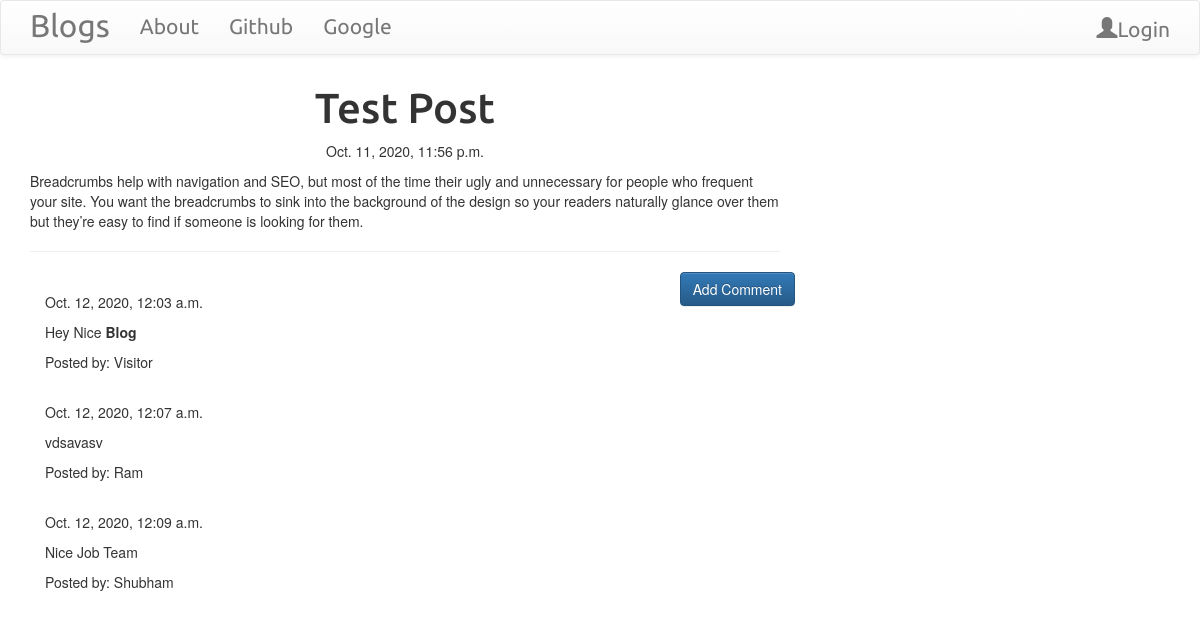
/post/1, run on the app's committed database.
### blog/models.py (models this page shows, shortened)
class Post(models.Model):
    author = models.ForeignKey('auth.User', on_delete=models.CASCADE)
    title = models.CharField(max_length=200)
    text = models.TextField()
    created_date = models.DateTimeField(default=timezone.now)
    published_date = models.DateTimeField(blank=True, null=True)

class Comment(models.Model):
    post = models.ForeignKey('blog.Post', on_delete=models.CASCADE, related_name='comments')
    author = models.CharField(max_length=200)
    text = models.TextField()
    created_date = models.DateTimeField(default=timezone.now)
    approved_comment = models.BooleanField(default=False)

### blog/views.py (the view)
# urls.py: path('post/<int:pk>', views.PostDetailView.as_view(), name='post_detail'),
class PostDetailView(DetailView):
    model = Post

### blog/templates/blog/post_detail.html (shortened to what this page needs)
{% extends 'blog/base.html'%}
{% block content %}
    <h1 class="posttitle loder">{{ post.title}} </h1>
    {% if post.published_date %}
        <div class="date postdate">
            {{post.published_date}}
        </div>
    {% else %}
    <a class="btn btn-default" href="{% url 'post_publish' pk=post.pk %}">Publish</a>
    {% endif %}
    <p class='postcontent'>{{post.text|safe|linebreaksbr}}</p>
    <hr>
    <a class='btn btn-primary btn-comment' href="{% url 'add_comment_to_post' pk=post.pk %}">Add Comment</a>
    <div class="container">
        {% for comment in post.comments.all %}
        <br>
        {% if user.is_authenticated or comment.approved_comment %}
            {{comment.created_date}}
                <p>{{comment.text|safe|linebreaks}}</p>
                <p>Posted by: {{comment.author}}</p>
        {% endif %}
        {% empty %}
        <p>No Comments</p>
        {% endfor%}
    </div>
{% endblock %}

### blog/templates/blog/base.html (shortened to what this page needs)
<!DOCTYPE html>
{% load static %}
<html lang="en" dir="ltr">
    <head>
        <link rel="stylesheet" href="https://maxcdn.bootstrapcdn.com/bootstrap/3.3.7/css/bootstrap.min.css">
        <link rel="stylesheet" href="https://maxcdn.bootstrapcdn.com/bootstrap/3.3.7/css/bootstrap-theme.min.css">
        <link rel="stylesheet" href="//cdn.jsdelivr.net/npm/medium-editor@latest/dist/css/medium-editor.min.css" type="text/css" media="screen" charset="utf-8">
        <link rel="stylesheet" href="{% static "css/blog.css" %}"/>
    </head>
    <body>
        <nav class="navbar navbar-default techfont custom-navbar">
            <div class="container">
                <ul class="nav navbar-nav">
                    <li><a class='navbar-brand bigbrand' href="{% url 'post_list' %}">Blogs</a></li>
                    <li><a  href="{% url 'about' %}">About</a></li>
                    <li><a  href="https://github.com/">Github</a></li>
                    <li><a  href="https://www.google.co.in/">Google</a></li>
                </ul>
                <ul class="nav navbar-nav navbar-right">
                    {% if user.is_authenticated %}
                    <li>
                        <a href="{% url 'post_new' %}">New Post</a>
                    </li>
                    <li>
                        <a href="{% url 'post_draft_list' %}">Drafts</a>
                    </li>
                    <li>
                        <a href="{% url 'logout' %}">Logout</a>
                    </li>
                    <li>
                        <a>Welcome: {{user.username}}</a>
                    </li>
                    {% else %}
                    <li>
                        <a href="{% url 'login' %}">
                        <span class="glyphicon glyphicon-user"></span>Login
                        </a>
                    </li>
                    {% endif %}
                </ul>
            </div>
        </nav>
        <div class="content container">
            <div class="row">
                <div class="col-md-8">
                    <div class="blog_posts">
                        {% block content %}
                        {% endblock %}
                    </div>
                </div>
            </div>
        </div>
    </body>
</html>

### blog/static/css/blog.css (style rules this page uses)
.techfont { font-family: 'Ubuntu', sans-serif; font-size: 1.5em; margin-bottom: 10px; }
.bigbrand { font-size: 1.5em; }
.postdate { text-align: center; }
.posttitle { font-family: 'Ubuntu', sans-serif; font-size: 3em; margin-bottom: 10px; text-align: center; }
.postcontent { font-family: 'Playfair Display', serif; font-size: 1.5em; }
.btn-comment { position: absolute; right: 0px; }

### data on the page
Post: title "Test Post", published_date "Oct. 11, 2020, 11:56 p.m.", text "Breadcrumbs help with navigation and SEO, but most of the time their ugly and unnecessary for people who frequent your site. You want the breadcrumbs to sink into the background of the design so your readers naturally glance over them but they’re easy to find if someone is looking for them."
Comment: created_date "Oct. 12, 2020, 12:03 a.m.", text "Hey Nice Blog", author "Visitor"
Comment: created_date "Oct. 12, 2020, 12:07 a.m.", text "vdsavasv", author "Ram"
Comment: created_date "Oct. 12, 2020, 12:09 a.m.", text "Nice Job Team", author "Shubham"
